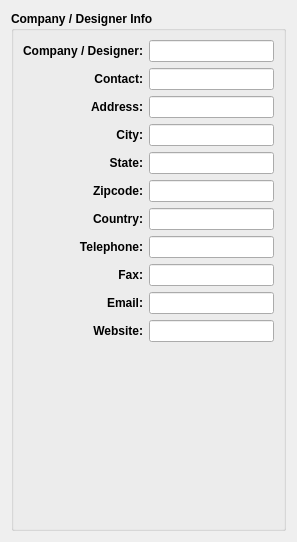
     <widget class="QWidget" name="tab">
      <attribute name="title">
       <string>Designer Info</string>
      </attribute>
      <layout class="QVBoxLayout" name="verticalLayout_14">
       <item>
        <widget class="QGroupBox" name="info_GroupBox">
         <property name="sizePolicy">
          <sizepolicy hsizetype="Expanding" vsizetype="Preferred">
           <horstretch>0</horstretch>
           <verstretch>0</verstretch>
          </sizepolicy>
         </property>
         <property name="font">
          <font>
           <pointsize>9</pointsize>
           <bold>true</bold>
          </font>
         </property>
         <property name="title">
          <string>Company / Designer Info</string>
         </property>
         <layout class="QVBoxLayout" name="verticalLayout_12">
          <item>
           <layout class="QFormLayout" name="info_FormLayout">
            <item row="0" column="0">
             <widget class="QLabel" name="company_Label">
              <property name="minimumSize">
               <size>
                <width>120</width>
                <height>0</height>
               </size>
              </property>
              <property name="text">
               <string>Company / Designer:</string>
              </property>
              <property name="alignment">
               <set>Qt::AlignRight|Qt::AlignTrailing|Qt::AlignVCenter</set>
              </property>
             </widget>
            </item>
            <item row="0" column="1">
             <widget class="QLineEdit" name="companyName_LineEdit">
              <property name="autoFillBackground">
               <bool>false</bool>
              </property>
              <property name="frame">
               <bool>true</bool>
              </property>
              <property name="clearButtonEnabled">
               <bool>true</bool>
              </property>
             </widget>
            </item>
            <item row="1" column="0">
             <widget class="QLabel" name="contact_Label">
              <property name="minimumSize">
               <size>
                <width>120</width>
                <height>0</height>
               </size>
              </property>
              <property name="text">
               <string>Contact:</string>
              </property>
              <property name="alignment">
               <set>Qt::AlignRight|Qt::AlignTrailing|Qt::AlignVCenter</set>
              </property>
             </widget>
            </item>
            <item row="1" column="1">
             <widget class="QLineEdit" name="contact_LineEdit">
              <property name="clearButtonEnabled">
               <bool>true</bool>
              </property>
             </widget>
            </item>
            <item row="2" column="0">
             <widget class="QLabel" name="address_Label">
              <property name="minimumSize">
               <size>
                <width>120</width>
                <height>0</height>
               </size>
              </property>
              <property name="text">
               <string>Address:</string>
              </property>
              <property name="alignment">
               <set>Qt::AlignRight|Qt::AlignTrailing|Qt::AlignVCenter</set>
              </property>
             </widget>
            </item>
            <item row="2" column="1">
             <widget class="QLineEdit" name="address_LineEdit">
              <property name="clearButtonEnabled">
               <bool>true</bool>
              </property>
             </widget>
            </item>
            <item row="3" column="0">
             <widget class="QLabel" name="city_Label">
              <property name="minimumSize">
               <size>
                <width>120</width>
                <height>0</height>
               </size>
              </property>
              <property name="text">
               <string>City:</string>
              </property>
              <property name="alignment">
               <set>Qt::AlignRight|Qt::AlignTrailing|Qt::AlignVCenter</set>
              </property>
             </widget>
            </item>
            <item row="3" column="1">
             <widget class="QLineEdit" name="city_LineEdit">
              <property name="clearButtonEnabled">
               <bool>true</bool>
              </property>
             </widget>
            </item>
            <item row="4" column="0">
             <widget class="QLabel" name="state_Label">
              <property name="minimumSize">
               <size>
                <width>120</width>
                <height>0</height>
               </size>
              </property>
              <property name="text">
               <string>State:</string>
              </property>
              <property name="alignment">
               <set>Qt::AlignRight|Qt::AlignTrailing|Qt::AlignVCenter</set>
              </property>
             </widget>
            </item>
            <item row="4" column="1">
             <widget class="QLineEdit" name="state_LineEdit">
              <property name="clearButtonEnabled">
               <bool>true</bool>
              </property>
             </widget>
            </item>
            <item row="5" column="0">
             <widget class="QLabel" name="zipcode_Label">
              <property name="minimumSize">
               <size>
                <width>120</width>
                <height>0</height>
               </size>
              </property>
              <property name="text">
               <string>Zipcode:</string>
              </property>
              <property name="alignment">
               <set>Qt::AlignRight|Qt::AlignTrailing|Qt::AlignVCenter</set>
              </property>
             </widget>
            </item>
            <item row="5" column="1">
             <widget class="QLineEdit" name="zipcode_LineEdit">
              <property name="clearButtonEnabled">
               <bool>true</bool>
              </property>
             </widget>
            </item>
            <item row="6" column="0">
             <widget class="QLabel" name="country_Label">
              <property name="minimumSize">
               <size>
                <width>120</width>
                <height>0</height>
               </size>
              </property>
              <property name="text">
               <string>Country:</string>
              </property>
              <property name="alignment">
               <set>Qt::AlignRight|Qt::AlignTrailing|Qt::AlignVCenter</set>
              </property>
             </widget>
            </item>
            <item row="6" column="1">
             <widget class="QLineEdit" name="country_LineEdit">
              <property name="clearButtonEnabled">
               <bool>true</bool>
              </property>
             </widget>
            </item>
            <item row="7" column="0">
             <widget class="QLabel" name="telephone_Label">
              <property name="minimumSize">
               <size>
                <width>120</width>
                <height>0</height>
               </size>
              </property>
              <property name="text">
               <string>Telephone:</string>
              </property>
              <property name="alignment">
               <set>Qt::AlignRight|Qt::AlignTrailing|Qt::AlignVCenter</set>
              </property>
             </widget>
            </item>
            <item row="7" column="1">
             <widget class="QLineEdit" name="telephone_LineEdit">
              <property name="clearButtonEnabled">
               <bool>true</bool>
              </property>
             </widget>
            </item>
            <item row="8" column="0">
             <widget class="QLabel" name="fax_Label">
              <property name="minimumSize">
               <size>
                <width>120</width>
                <height>0</height>
               </size>
              </property>
              <property name="text">
               <string>Fax:</string>
              </property>
              <property name="alignment">
               <set>Qt::AlignRight|Qt::AlignTrailing|Qt::AlignVCenter</set>
              </property>
             </widget>
            </item>
            <item row="8" column="1">
             <widget class="QLineEdit" name="fax_LineEdit">
              <property name="clearButtonEnabled">
               <bool>true</bool>
              </property>
             </widget>
            </item>
            <item row="9" column="0">
             <widget class="QLabel" name="email_Label">
              <property name="minimumSize">
               <size>
                <width>120</width>
                <height>0</height>
               </size>
              </property>
              <property name="text">
               <string>Email:</string>
              </property>
              <property name="alignment">
               <set>Qt::AlignRight|Qt::AlignTrailing|Qt::AlignVCenter</set>
              </property>
             </widget>
            </item>
            <item row="9" column="1">
             <widget class="QLineEdit" name="email_LineEdit">
              <property name="clearButtonEnabled">
               <bool>true</bool>
              </property>
             </widget>
            </item>
            <item row="10" column="0">
             <widget class="QLabel" name="website_Label">
              <property name="minimumSize">
               <size>
                <width>120</width>
                <height>0</height>
               </size>
              </property>
              <property name="text">
               <string>Website:</string>
              </property>
              <property name="alignment">
               <set>Qt::AlignRight|Qt::AlignTrailing|Qt::AlignVCenter</set>
              </property>
             </widget>
            </item>
            <item row="10" column="1">
             <widget class="QLineEdit" name="website_LineEdit">
              <property name="clearButtonEnabled">
               <bool>true</bool>
              </property>
             </widget>
            </item>
           </layout>
          </item>
          <item>
           <spacer name="verticalSpacer_4">
            <property name="orientation">
             <enum>Qt::Vertical</enum>
            </property>
            <property name="sizeHint" stdset="0">
             <size>
              <width>20</width>
              <height>177</height>
             </size>
            </property>
           </spacer>
          </item>
         </layout>
        </widget>
       </item>
      </layout>
     </widget>
